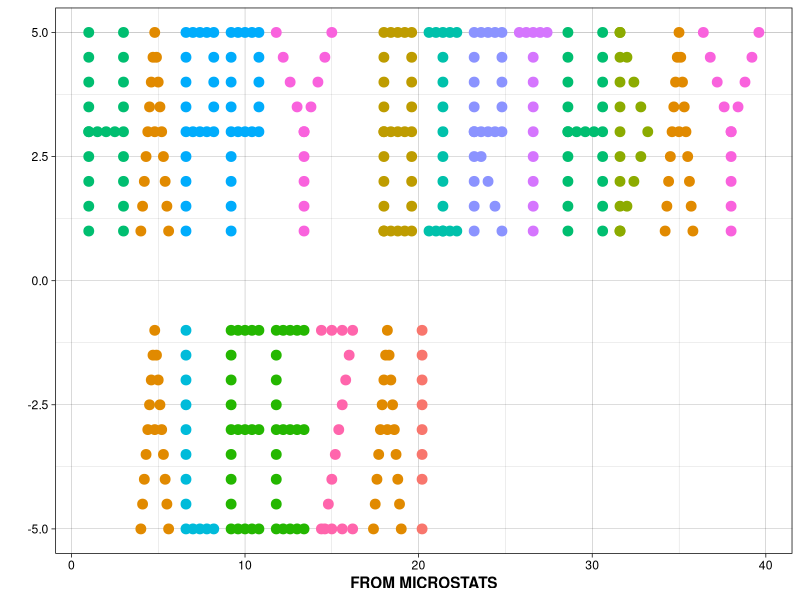

Write the R code that produced this figure.
library(ggplot2)
library(readr)
library(here)

here()

HB_Aleeza <- readxl::read_xlsx(here("Data_set.xlsx"))
  
ggplot(HB_Aleeza, aes(x = x, y = y, color = letter)) + 
  geom_point(size = 3) + 
  theme_linedraw() + 
  labs(x = "FROM MICROSTATS", 
       y = "") + 
  theme(legend.position = "none", 
        axis.title.x = element_text(face = "bold"), 
        axis.title.y = element_text(face = "bold"))


